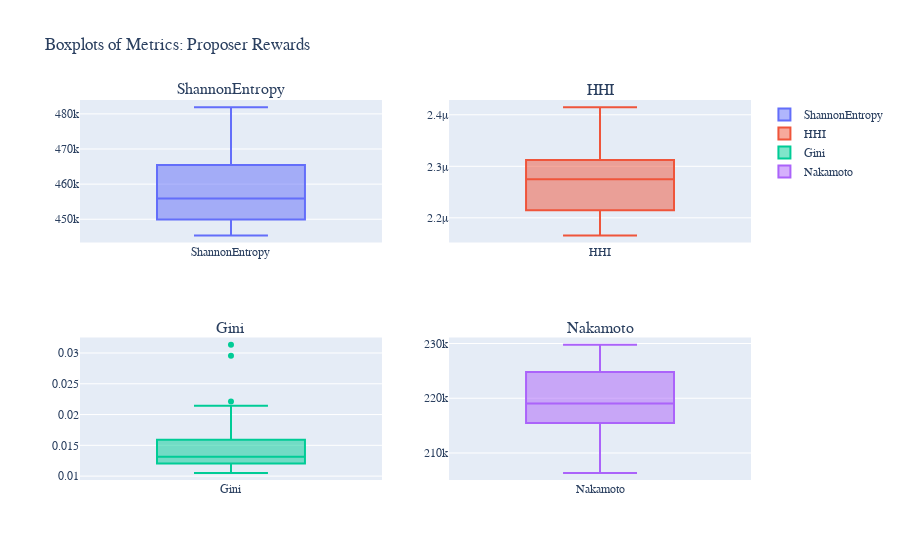

The notebook cell this image was saved under:
### Code cell
import plotly.graph_objects as go
from plotly.subplots import make_subplots
import pandas as pd

# Sample dataframe (replace with your actual dataframe)
df = data.copy()

# Create a 2x2 subplot layout
fig = make_subplots(rows=2, cols=2, subplot_titles=('ShannonEntropy', 'HHI', 'Gini', 'Nakamoto'))
# Add box plots to each subplot
fig.add_trace(go.Box(y=df['ShannonEntropy'], name='ShannonEntropy'), row=1, col=1)
fig.add_trace(go.Box(y=df['HHI'], name='HHI'), row=1, col=2)
fig.add_trace(go.Box(y=df['Gini'], name='Gini'), row=2, col=1)
fig.add_trace(go.Box(y=df['Nakamoto'], name='Nakamoto'), row=2, col=2)

# Explanation with LaTeX
#explanation = r'Note: In this plot, the symbol $\mu$ represents a factor of $10^{-6}$.'

# Update layout for better aesthetics and add explanation
fig.update_layout(
    title='Boxplots of Metrics: Proposer Rewards',
    showlegend=True,
    font=dict(family="Courier New, monospace")
)

fig.show()

### Figure 1 — Plotly figure (JSON) as saved in the notebook; plotly's stock layout.template omitted (floating-point values rounded to 4 significant figures)
{"data": [{"name": "ShannonEntropy", "type": "box", "xaxis": "x", "y": [459200.0, 455700.0, 451500.0, 449700.0, 447300.0, 446100.0, 445800.0, 445500.0, 445400.0, 445800.0, 445900.0, 446100.0, 447200.0, 448900.0, 448900.0, 449900.0, 449300.0, 449800.0, 450100.0, 452300.0, 450000.0, 450000.0, 449400.0, 450800.0, 451400.0, 451200.0, 451500.0, 452100.0, 452700.0, 453800.0, 454000.0, 454900.0, 456100.0, 457100.0, 456600.0, 456900.0, 457000.0, 457800.0, 458000.0, 463100.0, 456900.0, 458600.0, 460500.0, 463300.0, 462600.0, 464500.0, 466100.0, 465400.0, 466900.0, 467600.0, 470400.0, 468600.0, 469500.0, 469500.0, 469900.0, 475000.0, 471100.0, 472200.0, 473900.0, 474800.0, 476800.0, 481900.0], "yaxis": "y"}, {"name": "HHI", "type": "box", "xaxis": "x2", "y": [2.415e-06, 2.402e-06, 2.384e-06, 2.377e-06, 2.365e-06, 2.357e-06, 2.354e-06, 2.346e-06, 2.341e-06, 2.332e-06, 2.327e-06, 2.325e-06, 2.323e-06, 2.316e-06, 2.312e-06, 2.31e-06, 2.314e-06, 2.3e-06, 2.301e-06, 2.302e-06, 2.3e-06, 2.292e-06, 2.295e-06, 2.287e-06, 2.285e-06, 2.283e-06, 2.281e-06, 2.28e-06, 2.278e-06, 2.276e-06, 2.274e-06, 2.274e-06, 2.275e-06, 2.274e-06, 2.267e-06, 2.258e-06, 2.253e-06, 2.25e-06, 2.249e-06, 2.267e-06, 2.257e-06, 2.237e-06, 2.232e-06, 2.231e-06, 2.223e-06, 2.215e-06, 2.209e-06, 2.22e-06, 2.201e-06, 2.197e-06, 2.197e-06, 2.193e-06, 2.188e-06, 2.185e-06, 2.184e-06, 2.191e-06, 2.178e-06, 2.175e-06, 2.17e-06, 2.166e-06, 2.166e-06, 2.166e-06], "yaxis": "y2"}, {"name": "Gini", "type": "box", "xaxis": "x3", "y": [0.03135, 0.02954, 0.0221, 0.01996, 0.01704, 0.01653, 0.0172, 0.01427, 0.01475, 0.01435, 0.01253, 0.01366, 0.01535, 0.01271, 0.01319, 0.01323, 0.01926, 0.01269, 0.01493, 0.01711, 0.01683, 0.01338, 0.01763, 0.01278, 0.01088, 0.01131, 0.01144, 0.01148, 0.01295, 0.01179, 0.01133, 0.01144, 0.01405, 0.01306, 0.0159, 0.01361, 0.0119, 0.01164, 0.01175, 0.02144, 0.01859, 0.0125, 0.0128, 0.01543, 0.01466, 0.01206, 0.01246, 0.0194, 0.01294, 0.01252, 0.01307, 0.01265, 0.01053, 0.01074, 0.01085, 0.01487, 0.01186, 0.01253, 0.01215, 0.01156, 0.0148, 0.01615], "yaxis": "y3"}, {"name": "Nakamoto", "type": "box", "xaxis": "x4", "y": [206370, 207503, 209371, 210209, 211098, 211561, 211622, 212623, 212957, 213747, 214376, 214273, 214386, 215394, 215488, 215825, 214892, 216535, 216095, 215793, 216063, 217016, 216274, 217632, 218158, 218233, 218319, 218478, 218455, 218926, 219142, 219269, 218836, 219290, 219231, 220270, 221004, 221451, 221639, 219539, 220497, 222406, 222832, 222920, 223544, 224813, 225187, 224079, 225900, 226336, 226649, 226968, 227674, 227783, 227953, 227404, 228487, 228644, 229380, 229794, 229605, 229719], "yaxis": "y4"}], "layout": {"annotations": [{"font": {"size": 16}, "showarrow": false, "text": "ShannonEntropy", "x": 0.225, "xanchor": "center", "xref": "paper", "y": 1, "yanchor": "bottom", "yref": "paper"}, {"font": {"size": 16}, "showarrow": false, "text": "HHI", "x": 0.775, "xanchor": "center", "xref": "paper", "y": 1, "yanchor": "bottom", "yref": "paper"}, {"font": {"size": 16}, "showarrow": false, "text": "Gini", "x": 0.225, "xanchor": "center", "xref": "paper", "y": 0.375, "yanchor": "bottom", "yref": "paper"}, {"font": {"size": 16}, "showarrow": false, "text": "Nakamoto", "x": 0.775, "xanchor": "center", "xref": "paper", "y": 0.375, "yanchor": "bottom", "yref": "paper"}], "font": {"family": "Courier New, monospace"}, "showlegend": true, "title": {"text": "Boxplots of Metrics: Proposer Rewards"}, "xaxis": {"anchor": "y", "domain": [0, 0.45]}, "xaxis2": {"anchor": "y2", "domain": [0.55, 1]}, "xaxis3": {"anchor": "y3", "domain": [0, 0.45]}, "xaxis4": {"anchor": "y4", "domain": [0.55, 1]}, "yaxis": {"anchor": "x", "domain": [0.625, 1]}, "yaxis2": {"anchor": "x2", "domain": [0.625, 1]}, "yaxis3": {"anchor": "x3", "domain": [0, 0.375]}, "yaxis4": {"anchor": "x4", "domain": [0, 0.375]}}}
